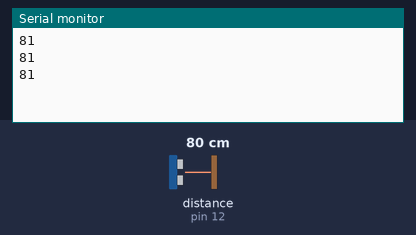
Bench run of a sketch on a simulated Arduino Uno, built with avr-gcc and run on an emulated ATmega328P. Shown: the last lines printed to the serial monitor. Inputs (shaded band) come from the test bench; at power-on: distance to the obstacle (sensor on pin 12) 80 cm. The echo pulse lasts 58.3 µs per cm.

Above: at 1.8 s.
1.9 s: distance to the obstacle (sensor on pin 12) set to 2 cm
At 2.4 s:
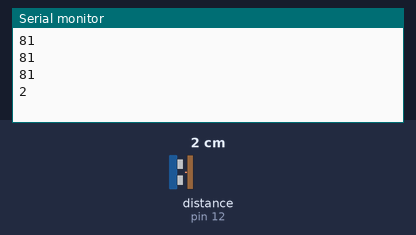
3.4 s: distance to the obstacle (sensor on pin 12) set to 4 cm
At 3.9 s:
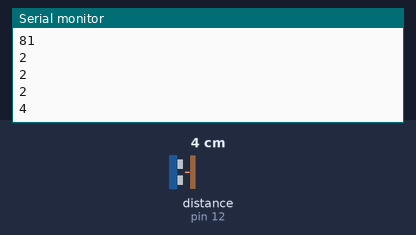
Timing chart, 0 to 6.4 s (numbered marks = the images above; inputs shaded):
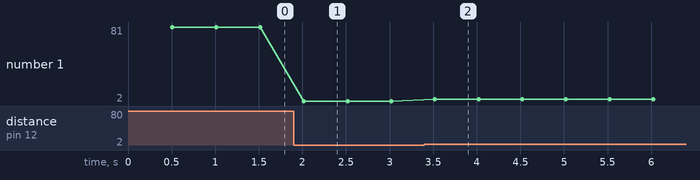

The sketch:

car-ultra-sensor.ino
```cpp
/*
 * Posted on https://randomnerdtutorials.com
 * created by http://playground.arduino.cc/Code/NewPing
*/

#include <NewPing.h>

#define TRIGGER_PIN 11
#define ECHO_PIN 12
#define MAX_DISTANCE 4000

// NewPing setup of pins and maximum distance
NewPing sonar(TRIGGER_PIN, ECHO_PIN, MAX_DISTANCE);

void setup() {
   Serial.begin(9600);
}

void loop() {
   delay(500);
   unsigned int distance = sonar.ping_cm();
   Serial.println(distance);

}
```

Measured:
- after the input at 1.9 s, the serial monitor: prints a new line after 0.12 s (image 1)
- after the input at 3.4 s, the serial monitor: prints a new line after 0.12 s (image 2)
- plotted number 1: 81 → 2 after the input at 1.9 s, 2 → 4 after the input at 3.4 s
